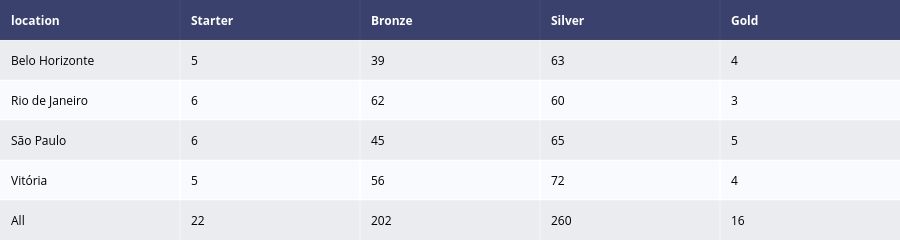

The code cell stored with this chart in its notebook:
### Code cell
# Contingence Table between Location and Target
location_crosstab = pd.crosstab(df_segments['location'], df_segments['customer_segment'], margins=True)[target_list].reset_index()

location_table = ff.create_table(location_crosstab)

location_table.show()

### Figure 1 — Plotly figure (JSON) as saved in the notebook; plotly's stock layout.template omitted (floating-point values rounded to 4 significant figures)
{"data": [{"colorscale": [[0, "#00083e"], [0.5, "#ededee"], [1, "#ffffff"]], "hoverinfo": "none", "opacity": 0.75, "showscale": false, "type": "heatmap", "z": [[0, 0, 0, 0, 0], [0.5, 0.5, 0.5, 0.5, 0.5], [1, 1, 1, 1, 1], [0.5, 0.5, 0.5, 0.5, 0.5], [1, 1, 1, 1, 1], [0.5, 0.5, 0.5, 0.5, 0.5]]}], "layout": {"annotations": [{"align": "left", "font": {"color": "#ffffff"}, "showarrow": false, "text": "<b>location</b>", "x": -0.45, "xanchor": "left", "xref": "x", "y": 0, "yref": "y"}, {"align": "left", "font": {"color": "#ffffff"}, "showarrow": false, "text": "<b>Starter</b>", "x": 0.55, "xanchor": "left", "xref": "x", "y": 0, "yref": "y"}, {"align": "left", "font": {"color": "#ffffff"}, "showarrow": false, "text": "<b>Bronze</b>", "x": 1.55, "xanchor": "left", "xref": "x", "y": 0, "yref": "y"}, {"align": "left", "font": {"color": "#ffffff"}, "showarrow": false, "text": "<b>Silver</b>", "x": 2.55, "xanchor": "left", "xref": "x", "y": 0, "yref": "y"}, {"align": "left", "font": {"color": "#ffffff"}, "showarrow": false, "text": "<b>Gold</b>", "x": 3.55, "xanchor": "left", "xref": "x", "y": 0, "yref": "y"}, {"align": "left", "font": {"color": "#000000"}, "showarrow": false, "text": "Belo Horizonte", "x": -0.45, "xanchor": "left", "xref": "x", "y": 1, "yref": "y"}, {"align": "left", "font": {"color": "#000000"}, "showarrow": false, "text": "5", "x": 0.55, "xanchor": "left", "xref": "x", "y": 1, "yref": "y"}, {"align": "left", "font": {"color": "#000000"}, "showarrow": false, "text": "39", "x": 1.55, "xanchor": "left", "xref": "x", "y": 1, "yref": "y"}, {"align": "left", "font": {"color": "#000000"}, "showarrow": false, "text": "63", "x": 2.55, "xanchor": "left", "xref": "x", "y": 1, "yref": "y"}, {"align": "left", "font": {"color": "#000000"}, "showarrow": false, "text": "4", "x": 3.55, "xanchor": "left", "xref": "x", "y": 1, "yref": "y"}, {"align": "left", "font": {"color": "#000000"}, "showarrow": false, "text": "Rio de Janeiro", "x": -0.45, "xanchor": "left", "xref": "x", "y": 2, "yref": "y"}, {"align": "left", "font": {"color": "#000000"}, "showarrow": false, "text": "6", "x": 0.55, "xanchor": "left", "xref": "x", "y": 2, "yref": "y"}, {"align": "left", "font": {"color": "#000000"}, "showarrow": false, "text": "62", "x": 1.55, "xanchor": "left", "xref": "x", "y": 2, "yref": "y"}, {"align": "left", "font": {"color": "#000000"}, "showarrow": false, "text": "60", "x": 2.55, "xanchor": "left", "xref": "x", "y": 2, "yref": "y"}, {"align": "left", "font": {"color": "#000000"}, "showarrow": false, "text": "3", "x": 3.55, "xanchor": "left", "xref": "x", "y": 2, "yref": "y"}, {"align": "left", "font": {"color": "#000000"}, "showarrow": false, "text": "São Paulo", "x": -0.45, "xanchor": "left", "xref": "x", "y": 3, "yref": "y"}, {"align": "left", "font": {"color": "#000000"}, "showarrow": false, "text": "6", "x": 0.55, "xanchor": "left", "xref": "x", "y": 3, "yref": "y"}, {"align": "left", "font": {"color": "#000000"}, "showarrow": false, "text": "45", "x": 1.55, "xanchor": "left", "xref": "x", "y": 3, "yref": "y"}, {"align": "left", "font": {"color": "#000000"}, "showarrow": false, "text": "65", "x": 2.55, "xanchor": "left", "xref": "x", "y": 3, "yref": "y"}, {"align": "left", "font": {"color": "#000000"}, "showarrow": false, "text": "5", "x": 3.55, "xanchor": "left", "xref": "x", "y": 3, "yref": "y"}, {"align": "left", "font": {"color": "#000000"}, "showarrow": false, "text": "Vitória", "x": -0.45, "xanchor": "left", "xref": "x", "y": 4, "yref": "y"}, {"align": "left", "font": {"color": "#000000"}, "showarrow": false, "text": "5", "x": 0.55, "xanchor": "left", "xref": "x", "y": 4, "yref": "y"}, {"align": "left", "font": {"color": "#000000"}, "showarrow": false, "text": "56", "x": 1.55, "xanchor": "left", "xref": "x", "y": 4, "yref": "y"}, {"align": "left", "font": {"color": "#000000"}, "showarrow": false, "text": "72", "x": 2.55, "xanchor": "left", "xref": "x", "y": 4, "yref": "y"}, {"align": "left", "font": {"color": "#000000"}, "showarrow": false, "text": "4", "x": 3.55, "xanchor": "left", "xref": "x", "y": 4, "yref": "y"}, {"align": "left", "font": {"color": "#000000"}, "showarrow": false, "text": "All", "x": -0.45, "xanchor": "left", "xref": "x", "y": 5, "yref": "y"}, {"align": "left", "font": {"color": "#000000"}, "showarrow": false, "text": "22", "x": 0.55, "xanchor": "left", "xref": "x", "y": 5, "yref": "y"}, {"align": "left", "font": {"color": "#000000"}, "showarrow": false, "text": "202", "x": 1.55, "xanchor": "left", "xref": "x", "y": 5, "yref": "y"}, {"align": "left", "font": {"color": "#000000"}, "showarrow": false, "text": "260", "x": 2.55, "xanchor": "left", "xref": "x", "y": 5, "yref": "y"}, {"align": "left", "font": {"color": "#000000"}, "showarrow": false, "text": "16", "x": 3.55, "xanchor": "left", "xref": "x", "y": 5, "yref": "y"}], "height": 230, "margin": {"b": 0, "l": 0, "r": 0, "t": 0}, "xaxis": {"dtick": 1, "gridwidth": 2, "showticklabels": false, "tick0": -0.5, "ticks": "", "zeroline": false}, "yaxis": {"autorange": "reversed", "dtick": 1, "gridwidth": 2, "showticklabels": false, "tick0": 0.5, "ticks": "", "zeroline": false}}}
